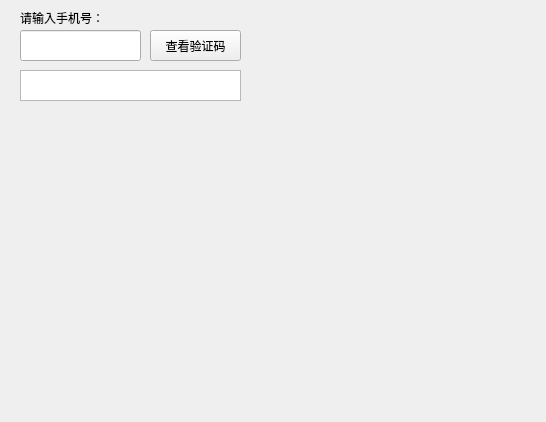
<?xml version="1.0" encoding="UTF-8"?>
<ui version="4.0">
 <class>Form</class>
 <widget class="QWidget" name="Form">
  <property name="geometry">
   <rect>
    <x>0</x>
    <y>0</y>
    <width>546</width>
    <height>422</height>
   </rect>
  </property>
  <property name="windowTitle">
   <string>Form</string>
  </property>
  <widget class="QPushButton" name="pushButton">
   <property name="geometry">
    <rect>
     <x>150</x>
     <y>30</y>
     <width>91</width>
     <height>31</height>
    </rect>
   </property>
   <property name="text">
    <string>查看验证码</string>
   </property>
  </widget>
  <widget class="QTextBrowser" name="textBrowser">
   <property name="geometry">
    <rect>
     <x>20</x>
     <y>70</y>
     <width>221</width>
     <height>31</height>
    </rect>
   </property>
  </widget>
  <widget class="QLineEdit" name="lineEdit">
   <property name="geometry">
    <rect>
     <x>20</x>
     <y>30</y>
     <width>121</width>
     <height>31</height>
    </rect>
   </property>
   <property name="text">
    <string/>
   </property>
  </widget>
  <widget class="QLabel" name="label">
   <property name="geometry">
    <rect>
     <x>20</x>
     <y>10</y>
     <width>101</width>
     <height>16</height>
    </rect>
   </property>
   <property name="text">
    <string>请输入手机号：</string>
   </property>
  </widget>
 </widget>
 <resources/>
 <connections/>
</ui>
